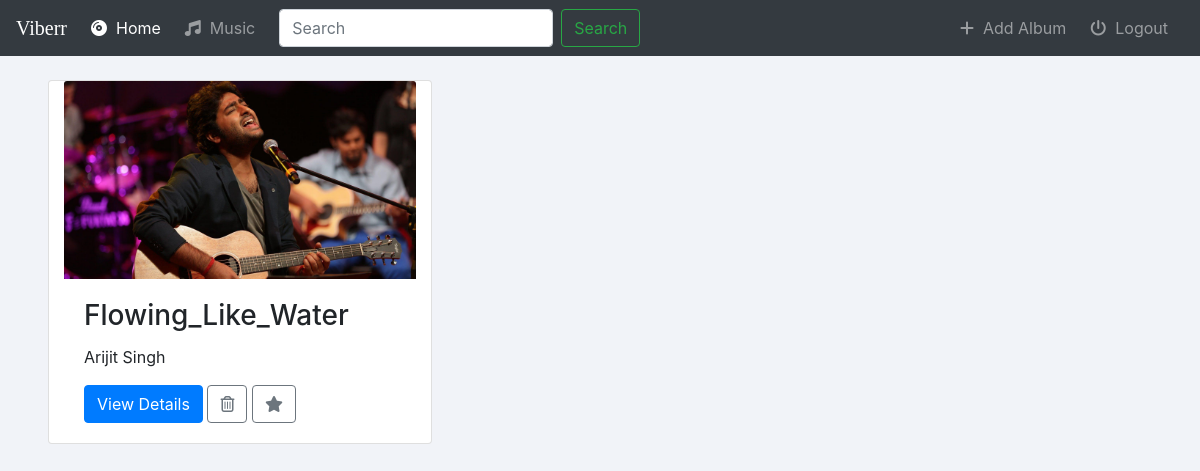
Before: /music/ with the older database file.
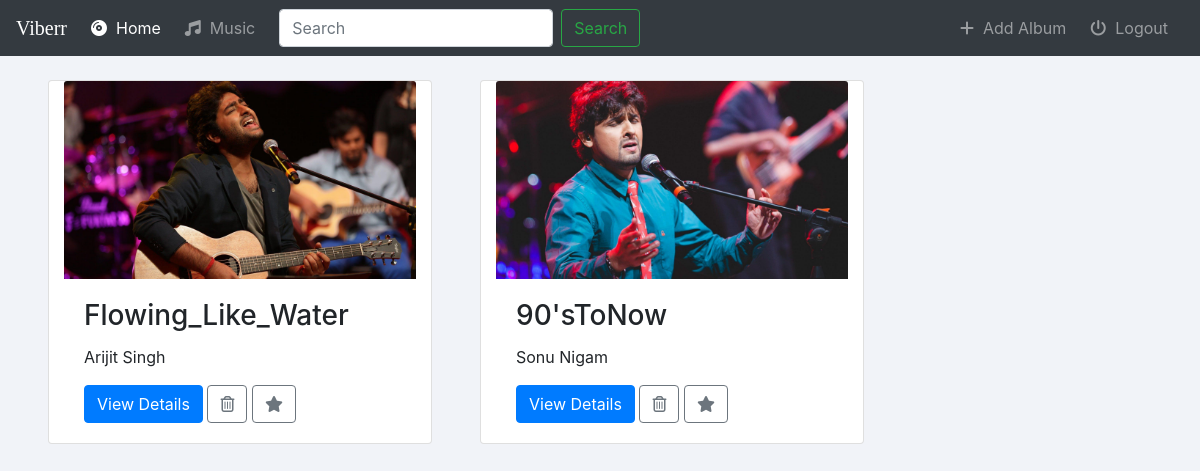
After: the same page with the newer database file.
### music/models.py (models this page shows, shortened)
class Album(models.Model):
    artist = models.CharField(max_length=250)
    album_title = models.CharField(max_length=500)
    genre = models.CharField(max_length=100)
    album_logo = models.FileField(upload_to='music/images',default="")

### music/views.py (the view)
# urls.py: path('', views.index, name='music'),
def index(request):
    albums = Album.objects.all()
    return render(request,'music/index.html',{'albums':albums})

### music/templates/music/index.html (shortened to what this page needs)
{% extends 'music/basic.html' %}
{% block body %}
<div class="row m-4">
    {% for album in albums %}
    <div class="card col-md-4 mx-4">
        <img class="card-img-top" src="{{album.album_logo.url}}" alt="Card image cap">
        <div class="card-body">
            <h3 class="card-title">{{ album.album_title }}</h3>
            <p class="card-text">{{album.artist}}</p>
            <a href="{% url 'music:detail' album.id %}" class="btn btn-primary">View Details</a>
            <a href="{% url 'music:album-delete' album.id %}" class="btn btn-outline-secondary">
                <i class="far fa-trash-alt"></i></a>
            <button type="button" class="btn btn-outline-secondary"><i class="fas fa-star"></i></button>
        </div>
    </div>
    {%endfor%}
</div>
{% endblock %}

### music/templates/music/basic.html (shortened to what this page needs)
<!doctype html>
<html lang="en">
<head>
    <link rel="stylesheet" href="https://maxcdn.bootstrapcdn.com/bootstrap/4.0.0/css/bootstrap.min.css">
    {% load static %}
    <link rel="stylesheet" type="text/css" href="{% static 'music/styles.css' %}">
</head>
<body>
    <nav class="navbar navbar-expand-lg navbar-dark bg-dark">
        <a class="navbar-brand" href="#">Viberr</a>
        <div class="collapse navbar-collapse" id="navbarSupportedContent">
            <ul class="navbar-nav mr-2">
                <li class="nav-item active mr-2">
                    <a class="nav-link" href="/music">
                        <i class="fas fa-compact-disc"></i>&nbsp;
                        Home <span class="sr-only">(current)</span></a>
                </li>
                <li class="nav-item mr-2">
                    <a class="nav-link" href="#"><i class="fas fa-music"></i>&nbsp; Music</a>
                </li>
            </ul>
            <form class="form-inline my-2 my-lg-0">
                <input class="form-control mr-sm-2" type="search" placeholder="Search" aria-label="Search">
                <button class="btn btn-outline-success my-2 my-sm-0" type="submit">Search</button>
            </form>
            <ul class="navbar-nav ml-auto">
                <li class="nav-item mr-2">
                    <a class="nav-link" href="{% url 'music:album-add' %}">
                        <i class="fas fa-plus"></i>&nbsp; Add Album</a>
                </li>
                <li class="nav-item mr-2">
                    <a class="nav-link" href="#"><i class="fas fa-power-off"></i>&nbsp; Logout</a>
                </li>
            </ul>
        </div>
    </nav>
    {% block body %}
    {% endblock%}
</body>
</html>

### music/static/music/styles.css (style rules this page uses)
html,body { background:#f1f3f8; }
.navbar-brand { font-family: 'Satisfy',cursive; }

Changed rows visible on the page:
added Album: album_logo (picture), album_title "90'sToNow", artist "Sonu Nigam"
